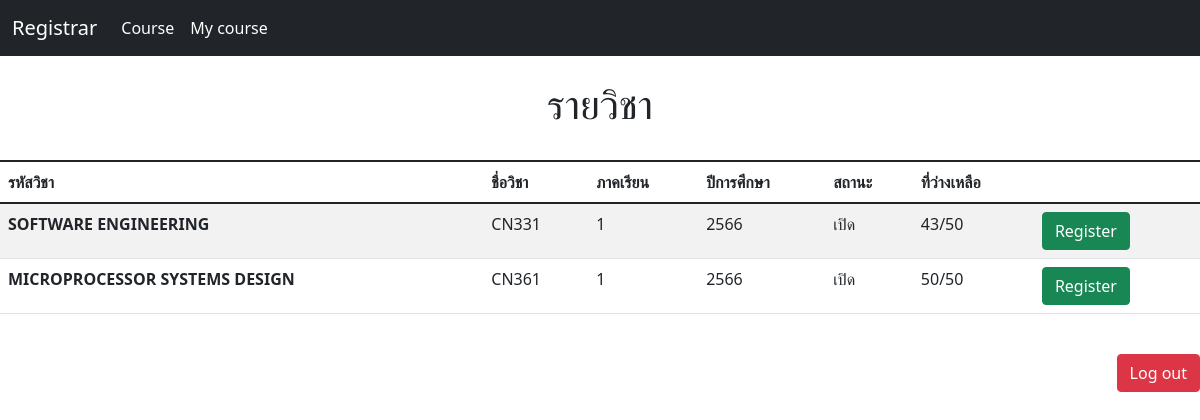
/quota/ (signed in), run on the app's committed database.
### Register/models.py (models this page shows, shortened)
class Subject(models.Model):
    course = models.CharField(max_length=128)
    id_course = models.CharField(max_length=128)
    Semester = models.CharField(max_length=64)
    Year = models.IntegerField()
    quota = models.IntegerField(default=50)
    max_quota = models.PositiveIntegerField(default=50)
    is_open = models.BooleanField(default=True)
    students = models.ManyToManyField(Student, blank=True, related_name="Subject")

### Register/views.py (the view)
# urls.py: path('quota/', views.quota, name='quota'),
def quota(request):
    user = request.user
    student = get_object_or_404(Student, user=user)
    all_course = Subject.objects.all()
    return render(request, 'Register/quota.html',{
        "all_course": Subject.objects.exclude(students = student),
        'message': "กดลงวิชาไม่ได้เนื่องจากเต็ม",
        })

### Register/Templates/Register/quota.html (shortened to what this page needs)
{% extends "Register/base.html" %}
{% block body %}
<br>
    <div class="center">
        <h1>รายวิชา</h1>
    </div>
<br>
<table class="table table-striped table-hover" method="post">
    <thead>
        <tr>
            <th scope="col">รหัสวิชา</th>
            <th scope="col">ชื่อวิชา</th>
            <th scope="col">ภาคเรียน</th>
            <th scope="col">ปีการศึกษา</th>
            <th scope="col">สถานะ</th>
            <th scope="col">ที่ว่างเหลือ</th>
            <th scope="col"></th>
        </tr>
    </thead>
    <tbody>
    {% for course in all_course %}
        <tr>
            <th scope="row">{{course.course}}</th>
            <td>{{course.id_course}}</td>
            <td>{{course.Semester}}</td>
            <td>{{course.Year}}</td>
            {% if course.is_open %}
                <td>เปิด</td>
                <td>{{course.quota}}/{{course.max_quota}}</td>
                <form method="post" action="{% url 'add_student' course.id %}">
                    <td>
                        <button type="submit" class="btn btn-success">Register</button>
                    </td>
                </form>
            {% else %}
                <td>ปิด</td>
                <td>{{course.max_quota}}</td>
                <td>ไม่สามารถลงทะเบียนได้</td>
            {% endif %}
        </tr>
    {% endfor %}
    </tbody>
</table>
{% endblock %}

### Register/Templates/Register/base.html (style rules this page uses)
.center { text-align: center; }
body { background-image: url("https://w0.peakpx.com/wallpaper/339/896/HD-wallpaper-library-concepts-stack-of-books-education-background-books-background-with-books-books-on-the-table.jpg"); background-size: cover; background-position: center; background-repeat: no-repeat; background-attachment: fixed; }

### data on the page
Subject: course "SOFTWARE ENGINEERING", id_course "CN331", Semester "1", Year "2566", quota "43", max_quota "50"
Subject: course "MICROPROCESSOR SYSTEMS DESIGN", id_course "CN361", Semester "1", Year "2566", quota "50", max_quota "50"
